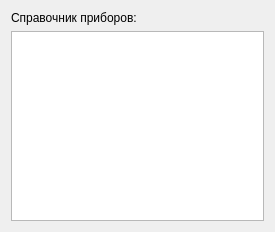
<?xml version="1.0" encoding="UTF-8"?>
<ui version="4.0">
 <class>Form</class>
 <widget class="QWidget" name="Form">
  <property name="geometry">
   <rect>
    <x>0</x>
    <y>0</y>
    <width>275</width>
    <height>232</height>
   </rect>
  </property>
  <property name="windowTitle">
   <string>Form</string>
  </property>
  <layout class="QVBoxLayout" name="verticalLayout">
   <item>
    <widget class="QLabel" name="label">
     <property name="text">
      <string>Справочник приборов:</string>
     </property>
    </widget>
   </item>
   <item>
    <widget class="QTableView" name="table"/>
   </item>
  </layout>
 </widget>
 <resources/>
 <connections/>
</ui>
